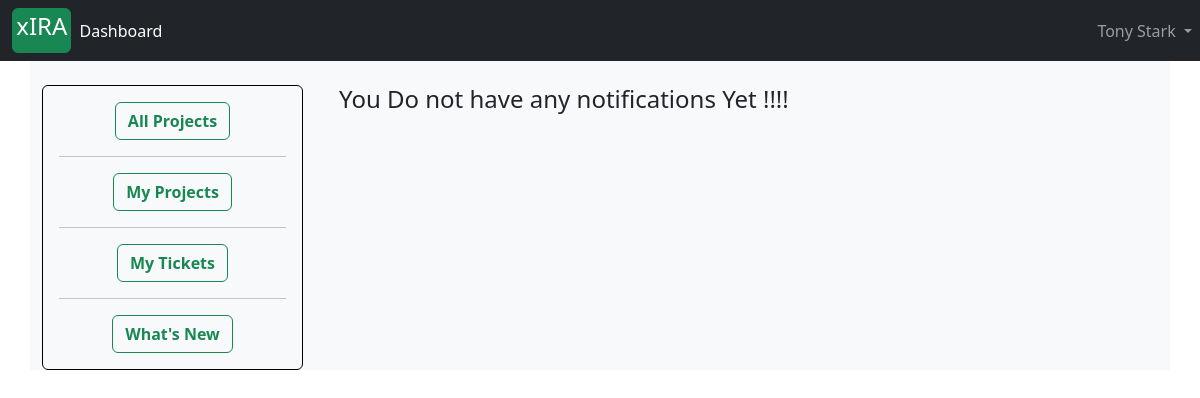
/ticket/see_notification/ (signed in), run on an earlier commit of the app's database.
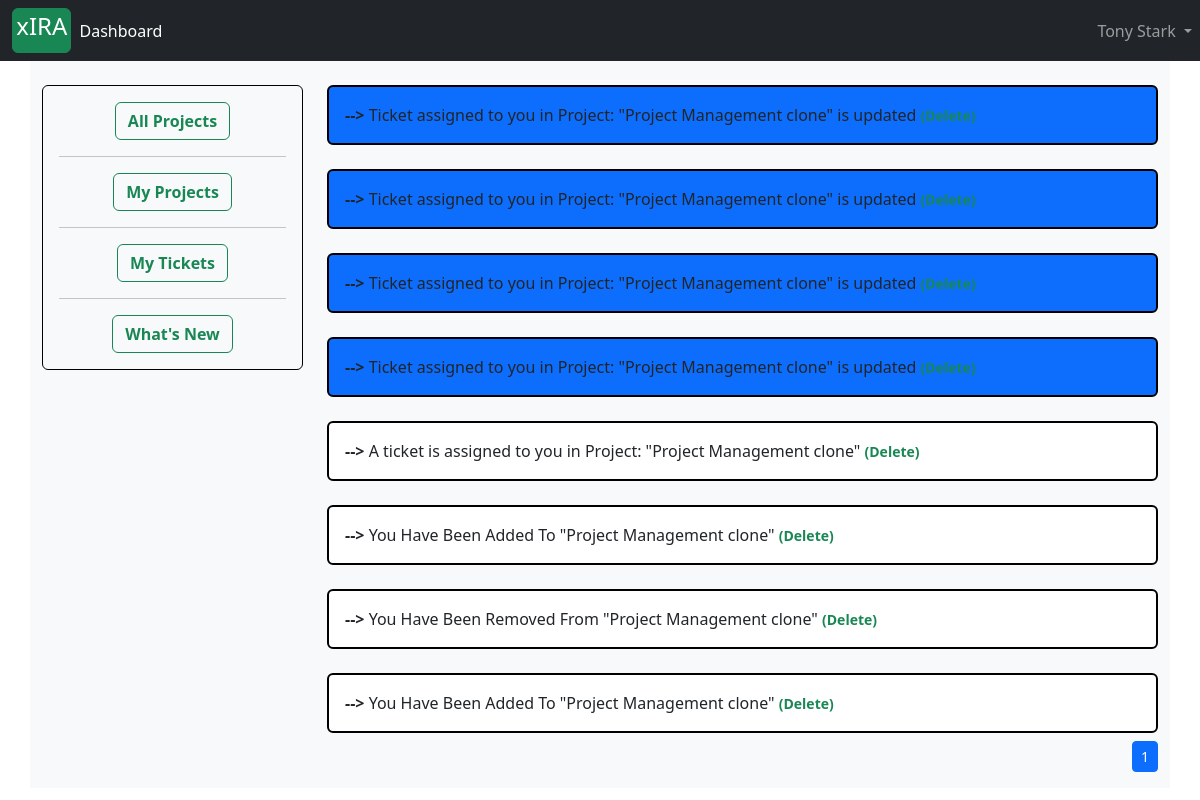
And on a later commit of the database.
### accounts/models.py (models this page shows, shortened)
class Account(AbstractBaseUser):
    first_name           = models.CharField(max_length=50)
    last_name            = models.CharField(max_length=50)
    work_email           = models.EmailField(max_length=100, unique=True)
    contact_number       = models.CharField(max_length=50)
    work_profile         = models.CharField(max_length=30, choices=choices)
    date_joined     = models.DateTimeField(auto_now_add=True)
    last_login      = models.DateTimeField(auto_now_add=True)
    is_admin        = models.BooleanField(default=False)
    is_staff        = models.BooleanField(default=False)
    is_active        = models.BooleanField(default=False)
    is_superadmin        = models.BooleanField(default=False)
    USERNAME_FIELD = 'work_email'
    REQUIRED_FIELDS = ['first_name', 'last_name']
    objects = MyAccountManager()
    def is_project_manager(self):
        try:
            temp = ProjectManager.objects.get(project_manager__id=self.id)
            is_manager = True
        except ProjectManager.DoesNotExist:
            is_manager = False
        return is_manager

class Information(models.Model):
    notification = models.CharField(max_length=400)
    user = models.ForeignKey(Account, on_delete=models.CASCADE)
    is_seen = models.BooleanField(default=False)
    created_at = models.DateTimeField(auto_now_add=True)
    def is_not_seen(self):
        if self.is_seen == False:
            self.is_seen = True
            self.save()
            return True
        else:
            return False

### tickets/views.py (the view)
# urls.py: path('see_notification/', views.get_notification, name='get_notifications'),
def get_notification(request):
    if request.user.is_authenticated:
        notify = Information.objects.filter(user__id=request.user.id).order_by('-created_at')
        page_no = request.GET.get('page')
        page_object = Paginator(notify, 8)
        if page_no is None:
            notify = page_object.get_page(1)
        else:
            notify = page_object.get_page(page_no)
        context = {
            'notification': notify,
        }
        return render(request, 'my_notifications.html', context)
    return HttpResponse('Kindly Login to get notifications')

### projects/context_processors.py (called while the page is built)
def create_project_form(request):
    form = ProjectCreationForm()
    context = {
        'project_creation_form': form
    }
    return context

### templates/my_notifications.html (shortened to what this page needs)
{% extends 'base.html' %}
{% block content %}
<div class="container">
 <div class="row bg-light">
    <div class="col-sm-3 mt-4" style="">
      <div class="card bg bg-light" style="border: 1px solid black;">
    <div class="card-body text-center">
      <a href="{% url 'dashboard' %}" class="btn btn-outline-success"  style="text-decoration: none"><strong>All Projects</strong></a>
    <hr>
      <a href="{% url 'dashboard' request.user.id %}" class="btn btn-outline-success"  style="text-decoration: none"><strong>My Projects</strong></a>
    <hr>
      <a href="{% url 'user_ticket_dashboard' %}" class="btn btn-outline-success"  style="text-decoration: none"><strong>My Tickets</strong></a>
    <hr>
		  <a href="{% url 'get_notifications' %}" class="btn btn-outline-success"  style="text-decoration: none"><strong>What's New</strong></a>
    </div>
      </div>
    </div>
    <div class="col-lg" style="">
        {% if notification %}
                {% for notify in notification %}
                <div class="card mt-4 {% if notify.is_not_seen %} bg-primary {% endif %}"  style="border: 2px solid black;">
                <div class="card-body">
                   <strong> --> </strong>{{notify.notification}}
                    <a  href="{% url 'delete_notifications' notify.id %}" type="button" class = "text-success" style="text-decoration: none" aria-label="Close">
                            <strong><small>(Delete)</small></strong>
                    </a>
                </div>
                </div>
                {% endfor %}
                <nav aria-label="Page navigation example">
              <ul class="pagination justify-content-end pagination-sm mt-2">
                      {% for page_no in notification.paginator.page_range %}
                        {% if notification.number == page_no %}
                                <li class="page-item active"><a class="page-link" href="?page={{page_no}}">{{page_no}}</a></li>
                        {% else %}
                                <li class="page-item "><a class="page-link" href="?page={{page_no}}">{{page_no}}</a></li>
                        {% endif %}
                    {% endfor %}
              </ul>
        </nav>
        {% else %}
        <div class="container mt-4">
        <h4>You Do not have any notifications Yet !!!!</h4>
        </div>
        {% endif %}
        </div>
        </div>
        </div>
{% endblock %}

### templates/base.html (shortened to what this page needs)
<!doctype html>
<html lang="en">
  <head>
    <link href="https://cdn.jsdelivr.net/npm/bootstrap@5.3.0/dist/css/bootstrap.min.css" rel="stylesheet">
    <link href="https://cdnjs.cloudflare.com/ajax/libs/font-awesome/6.4.0/css/fontawesome.min.css" rel="stylesheet" type="text/css">
  </head>
        <nav class="navbar navbar-expand-lg navbar-dark bg-dark">
          <div class="container-fluid">
            <a href="{% url 'instruction_page' %}" class="btn btn-success" style="--bs-btn-padding-y: .2rem; --bs-btn-padding-x: .2rem; --bs-btn-font-size: .5rem;"><h4>xIRA</h4></a>
            <div class="collapse navbar-collapse" id="navbarSupportedContent">
              <ul class="navbar-nav me-auto mb-2 mb-lg-0">
                {% if user.is_authenticated %}
                  <li class="nav-item">
                    <a class="nav-link active" aria-current="page" href="{% url 'dashboard' %}">Dashboard</a>
                  </li>
                {% endif %}
                {% if user.is_authenticated %}
            <ul class = "navbar-nav position-absolute bottom-1 end-0">
                  <li class="nav-item dropdown">
                        <a class="nav-link dropdown-toggle" id="navbarDropdown" role="button" data-bs-toggle="dropdown" aria-haspopup="true" aria-expanded="false">
                                        {{ user.first_name}} {{user.last_name}}
                        </a>
                </li>
            </ul>
                {% endif %}
              </ul>
            </div>
          </div>
        </nav>
{% block content %}
{% endblock %}
</html>

What changed in the data, as far as the page shows it:
added Information: notification "Ticket assigned to you in Project: \"Project Management clone\" is updated", is_seen False (drawn)
added Information: notification "Ticket assigned to you in Project: \"Project Management clone\" is updated", is_seen False (drawn)
added Information: notification "Ticket assigned to you in Project: \"Project Management clone\" is updated", is_seen False (drawn)
added Information: notification "Ticket assigned to you in Project: \"Project Management clone\" is updated", is_seen False (drawn)
added Information: notification "A ticket is assigned to you in Project: \"Project Management clone\"", is_seen True (drawn)
added Information: notification "You Have Been Added To \"Project Management clone\"", is_seen True (drawn)
added Information: notification "You Have Been Removed From \"Project Management clone\"", is_seen True (drawn)
added Information: notification "You Have Been Added To \"Project Management clone\"", is_seen True (drawn)
Also different on the page:
new list line: "1"
text no longer shown: "You Do not have any notifications Yet !!!!"
